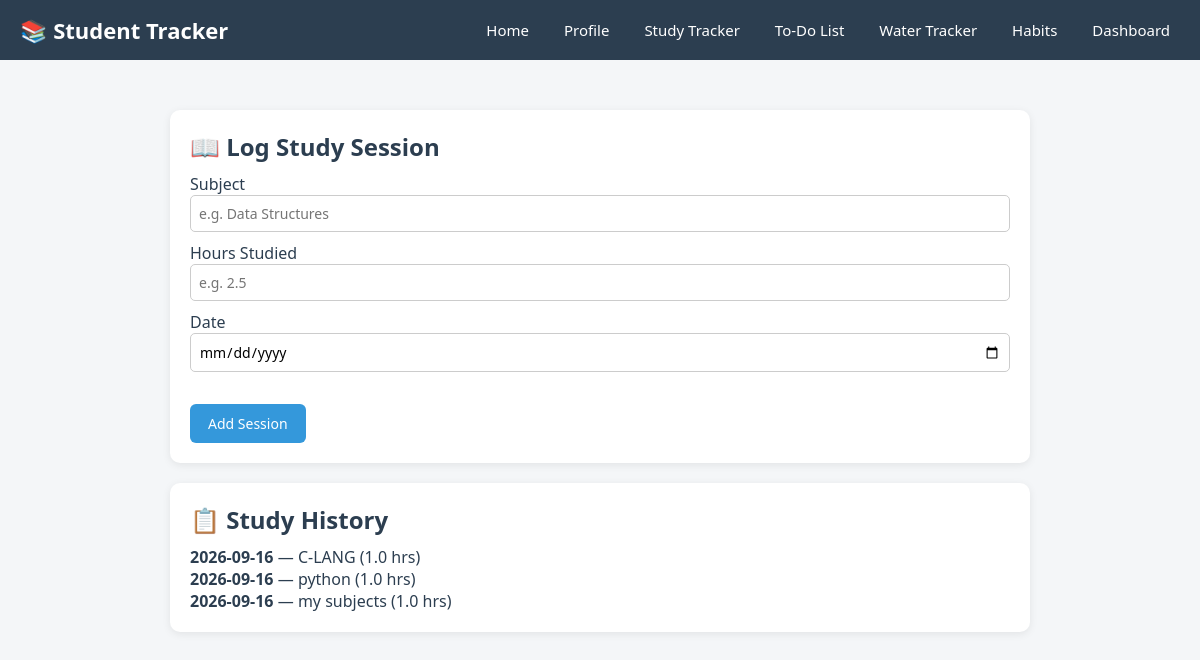
The app's page /study with its own data.
### tables this page shows
CREATE TABLE study (
            id INTEGER PRIMARY KEY AUTOINCREMENT,
            subject TEXT,
            hours REAL,
            date TEXT
        );

### app.py (the view, shortened to what this page needs)
@app.route('/study', methods=['GET', 'POST'])
def study():
    conn = get_db_connection()
    all_sessions = conn.execute('SELECT * FROM study ORDER BY date DESC').fetchall()
    conn.close()
    return render_template('study.html', sessions=all_sessions)

### app.py (called while the page is built)
def get_db_connection():
    conn = sqlite3.connect('database.db')
    conn.row_factory = sqlite3.Row
    return conn

### templates/study.html
{% extends "base.html" %}
{% block content %}
    <div class="card">
        <h2>📖 Log Study Session</h2>
        <form method="POST">
            <label>Subject</label>
            <input type="text" name="subject" placeholder="e.g. Data Structures" required>
            <label>Hours Studied</label>
            <input type="number" step="0.5" name="hours" placeholder="e.g. 2.5" required>
            <label>Date</label>
            <input type="date" name="date" required>
            <br><br>
            <button type="submit" class="btn">Add Session</button>
        </form>
    </div>
    <div class="card">
        <h2>📋 Study History</h2>
        {% if sessions %}
            {% for session in sessions %}
                <p><strong>{{ session['date'] }}</strong> — {{ session['subject'] }} ({{ session['hours'] }} hrs)</p>
            {% endfor %}
        {% else %}
            <p>No study sessions logged yet. Add your first one above!</p>
        {% endif %}
    </div>
{% endblock %}

### static/style.css (style rules this page uses)
* { margin: 0; padding: 0; box-sizing: border-box; font-family: 'Segoe UI', Arial, sans-serif; }
body { background-color: #f4f6f8; color: #2c3e50; }
.card { background: white; border-radius: 10px; padding: 20px; margin-bottom: 20px; box-shadow: 0 2px 8px rgba(0,0,0,0.08); }
.card h2 { margin-bottom: 10px; color: #2c3e50; }
.btn { background-color: #3498db; color: white; border: none; padding: 10px 18px; border-radius: 6px; cursor: pointer; font-size: 14px; text-decoration: none; display: inline-block; }
input[type="text"], input[type="number"], input[type="date"] { padding: 8px; border: 1px solid #ccc; border-radius: 5px; width: 100%; margin-bottom: 10px; font-size: 14px; }

### records on screen
study: date "2026-09-16", subject "C-LANG", hours "1.0"
study: date "2026-09-16", subject "python", hours "1.0"
study: date "2026-09-16", subject "my subjects", hours "1.0"
